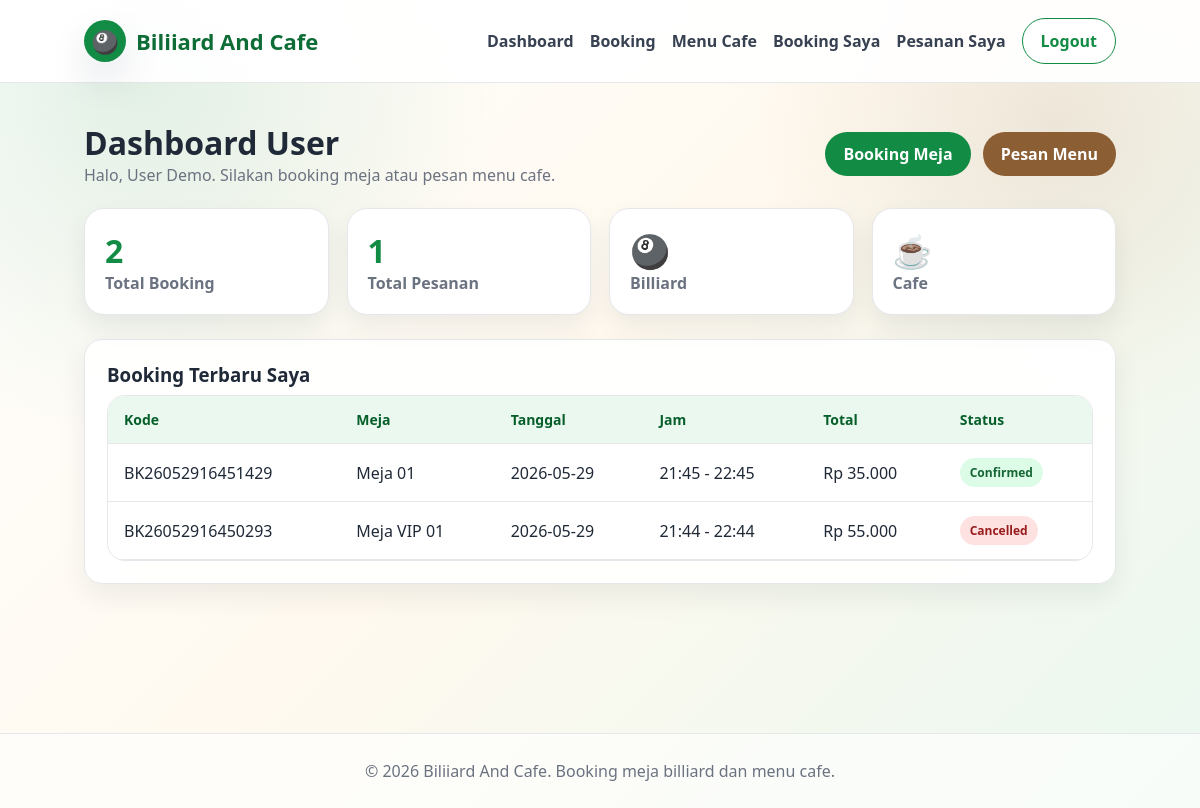
The page /user/dashboard.php (signed in) on the database its author committed.
### tables this page shows
CREATE TABLE `bookings` (
  `id` int(11) NOT NULL,
  `booking_code` varchar(30) NOT NULL,
  `user_id` int(11) NOT NULL,
  `table_id` int(11) NOT NULL,
  `booking_date` date NOT NULL,
  `start_time` time NOT NULL,
  `end_time` time NOT NULL,
  `duration_hours` int(11) NOT NULL DEFAULT 1,
  `total_price` decimal(12,2) NOT NULL DEFAULT 0.00,
  `status` enum('pending','confirmed','completed','cancelled') NOT NULL DEFAULT 'pending',
  `payment_status` enum('unpaid','paid') NOT NULL DEFAULT 'unpaid',
  `notes` text DEFAULT NULL,
  `created_at` timestamp NOT NULL DEFAULT current_timestamp()
);

CREATE TABLE `billiard_tables` (
  `id` int(11) NOT NULL,
  `table_name` varchar(100) NOT NULL,
  `table_type` enum('Standard','VIP','Premium') NOT NULL DEFAULT 'Standard',
  `price_per_hour` decimal(12,2) NOT NULL DEFAULT 0.00,
  `status` enum('available','maintenance','inactive') NOT NULL DEFAULT 'available',
  `description` text DEFAULT NULL,
  `created_at` timestamp NOT NULL DEFAULT current_timestamp()
);

### includes/functions.php (called while the page is built, shortened)
<?php
function e($value) {
    return htmlspecialchars((string)$value, ENT_QUOTES, 'UTF-8');
}
function rupiah($number) {
    return 'Rp ' . number_format((float)$number, 0, ',', '.');
}
function badgeClass($status) {
    $map = [
        'available' => 'success',
        'active' => 'success',
        'paid' => 'success',
        'confirmed' => 'success',
        'completed' => 'success',
        'ready' => 'success',
        'pending' => 'warning',
        'process' => 'info',
        'unpaid' => 'danger',
        'sold_out' => 'danger',
        'cancelled' => 'danger',
        'maintenance' => 'warning',
        'inactive' => 'dark'
    ];
    return $map[$status] ?? 'dark';
}

### user/dashboard.php (the view, shortened to what this page needs)
<?php
require_once '../config/database.php';
require_once '../includes/functions.php';
$userId = $_SESSION['user_id'];
$stmt = $pdo->prepare("SELECT COUNT(*) total FROM bookings WHERE user_id=?");
$stmt->execute([$userId]);
$totalBookings = $stmt->fetch()['total'];
$stmt = $pdo->prepare("SELECT COUNT(*) total FROM orders WHERE user_id=?");
$stmt->execute([$userId]);
$totalOrders = $stmt->fetch()['total'];
$stmt = $pdo->prepare("SELECT b.*, t.table_name FROM bookings b JOIN billiard_tables t ON t.id=b.table_id WHERE b.user_id=? ORDER BY b.created_at DESC LIMIT 5");
$stmt->execute([$userId]);
$bookings = $stmt->fetchAll();
require_once '../includes/header.php';
?>
<section class="container">
    <div class="section-title">
        <div><h2>Dashboard User</h2><p>Halo, <?= e($_SESSION['name']) ?>. Silakan booking meja atau pesan menu cafe.</p></div>
        <div class="actions"><a href="booking.php" class="btn btn-primary">Booking Meja</a><a href="menu.php" class="btn btn-brown">Pesan Menu</a></div>
    </div>
    <div class="stats">
        <div class="stat-card"><b><?= $totalBookings ?></b><span>Total Booking</span></div>
        <div class="stat-card"><b><?= $totalOrders ?></b><span>Total Pesanan</span></div>
        <div class="stat-card"><b>🎱</b><span>Billiard</span></div>
        <div class="stat-card"><b>☕</b><span>Cafe</span></div>
    </div>
    <div class="card">
        <h3>Booking Terbaru Saya</h3>
        <div class="table-responsive">
            <table class="data-table">
                <thead><tr><th>Kode</th><th>Meja</th><th>Tanggal</th><th>Jam</th><th>Total</th><th>Status</th></tr></thead>
                <tbody>
                <?php foreach ($bookings as $b): ?><tr><td><?= e($b['booking_code']) ?></td><td><?= e($b['table_name']) ?></td><td><?= e($b['booking_date']) ?></td><td><?= e(substr($b['start_time'],0,5)) ?> - <?= e(substr($b['end_time'],0,5)) ?></td><td><?= rupiah($b['total_price']) ?></td><td><span class="badge badge-<?= badgeClass($b['status']) ?>"><?= e($b['status']) ?></span></td></tr><?php endforeach; ?>
                </tbody>
            </table>
        </div>
    </div>
</section>
<?php require_once '../includes/footer.php'; ?>

### assets/css/style.css (style rules this page uses)
:root { --green:#128C45; --green-light:#EAF8EF; --green-dark:#0E6D36; --brown:#8B5E34; --cream:#FFF9EF; --white:#FFFFFF; --dark:#1F2937; --muted:#6B7280; --line:#E5E7EB; --danger:#DC2626; --warning:#D97706; --info:#2563EB; --shadow:0 18px 40px rgba(17,24,39,.10); --radius:18px; }
* { box-sizing:border-box;margin:0;padding:0 }
body { font-family:'Segoe UI',Tahoma,Geneva,Verdana,sans-serif; background: radial-gradient(circle at 12% 10%, rgba(18,140,69,.12), transparent 28%), radial-gradient(circle at 88% 16%, rgba(139,94,52,.12), transparent 24%), linear-gradient(135deg,#ffffff 0%,#fff9ef 48%,#eaf8ef 100%); color:var(--dark); min-height:100vh; }
a { text-decoration:none;color:inherit }
.container { width:min(1180px,86%);margin:0 auto;padding:38px 0 }
.btn { display:inline-flex;align-items:center;justify-content:center;gap:8px;border:0;border-radius:999px;padding:11px 18px;font-weight:800;cursor:pointer;transition:.2s }
.btn-primary { background:var(--green);color:#fff }
.btn-brown { background:var(--brown);color:#fff }
.actions { display:flex;gap:12px;flex-wrap:wrap;align-items:center }
.card { background:rgba(255,255,255,.96);border:1px solid var(--line);border-radius:var(--radius);padding:22px;box-shadow:0 12px 28px rgba(17,24,39,.07) }
.card h3 { margin-bottom:8px }
.section-title { display:flex;justify-content:space-between;align-items:center;margin-bottom:22px;gap:14px }
.section-title h2 { font-size:32px }
.section-title p { color:var(--muted) }
.stats { display:grid;grid-template-columns:repeat(4,1fr);gap:18px;margin-bottom:24px }
.stat-card { background:#fff;border:1px solid var(--line);border-radius:20px;padding:20px;box-shadow:0 12px 26px rgba(17,24,39,.07) }
.stat-card b { display:block;font-size:32px;color:var(--green) }
.stat-card span { color:var(--muted);font-weight:700 }
.table-responsive { overflow:auto;border-radius:18px;border:1px solid var(--line);background:#fff }
.data-table { width:100%;border-collapse:collapse;min-width:760px }
.data-table th,.data-table td { padding:14px 16px;text-align:left;border-bottom:1px solid var(--line);vertical-align:middle }
.data-table th { background:var(--green-light);color:#065F2B;font-size:14px }
.badge { display:inline-block;border-radius:999px;padding:6px 10px;font-size:12px;font-weight:800;text-transform:capitalize }
.badge-success { background:#DCFCE7;color:#166534 }
.badge-danger { background:#FEE2E2;color:#991B1B }

### rows shown on the page
bookings: booking_code "BK26052916451429", table.table_name "Meja 01", booking_date "2026-05-29", start_time "21:45", end_time "22:45", total_price "Rp 35.000", status "Confirmed"
bookings: booking_code "BK26052916450293", table.table_name "Meja VIP 01", booking_date "2026-05-29", start_time "21:44", end_time "22:44", total_price "Rp 55.000", status "Cancelled"

### other values the page prints
$_SESSION['name'] "User Demo"
$totalBookings "2"
$totalOrders "1"
